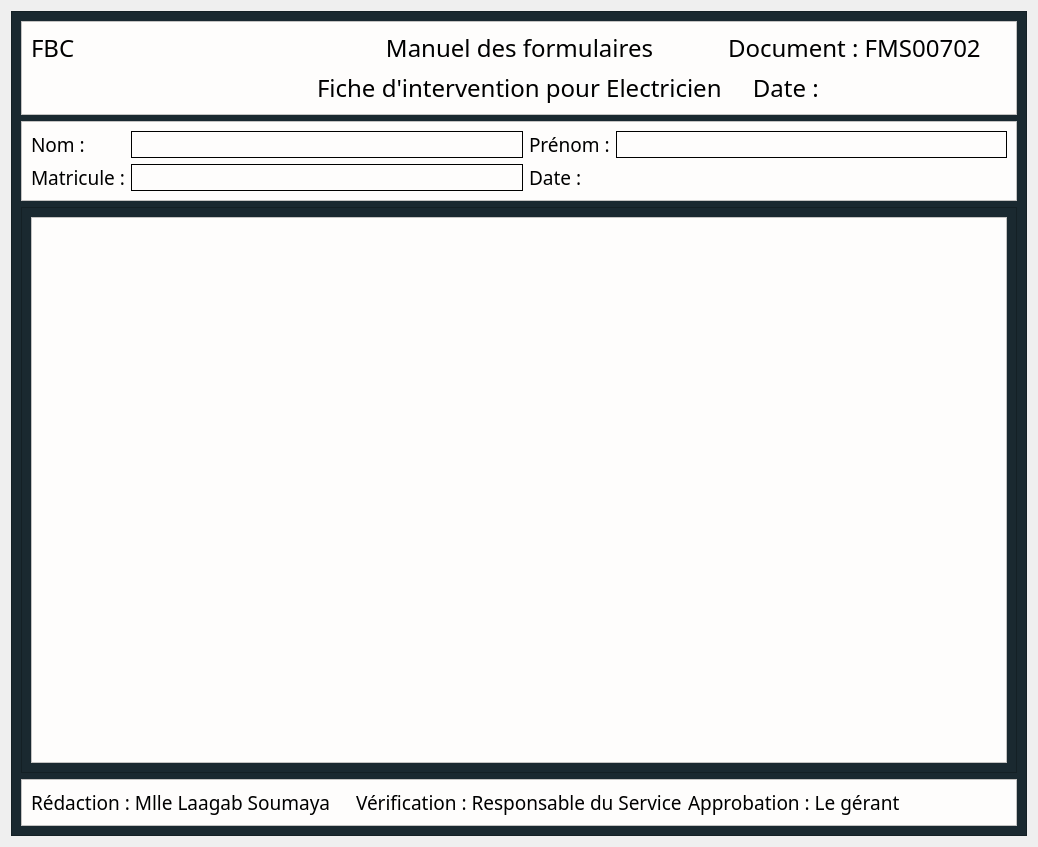
<?xml version="1.0" encoding="UTF-8"?>
<ui version="4.0">
 <class>Dialog</class>
 <widget class="QDialog" name="Dialog">
  <property name="geometry">
   <rect>
    <x>0</x>
    <y>0</y>
    <width>1038</width>
    <height>847</height>
   </rect>
  </property>
  <property name="windowTitle">
   <string>Dialog</string>
  </property>
  <layout class="QVBoxLayout" name="verticalLayout">
   <item>
    <widget class="QFrame" name="frame">
     <property name="styleSheet">
      <string notr="true">background-color: #1A2930;</string>
     </property>
     <property name="frameShape">
      <enum>QFrame::StyledPanel</enum>
     </property>
     <property name="frameShadow">
      <enum>QFrame::Raised</enum>
     </property>
     <layout class="QVBoxLayout" name="verticalLayout_2" stretch="0,0,1,0">
      <item>
       <widget class="QFrame" name="frame_5">
        <property name="styleSheet">
         <string notr="true">background-color : #FEFDFC;</string>
        </property>
        <property name="frameShape">
         <enum>QFrame::StyledPanel</enum>
        </property>
        <property name="frameShadow">
         <enum>QFrame::Raised</enum>
        </property>
        <layout class="QGridLayout" name="gridLayout">
         <item row="0" column="1">
          <widget class="QLabel" name="label_2">
           <property name="font">
            <font>
             <family>Modern No. 20</family>
             <pointsize>18</pointsize>
            </font>
           </property>
           <property name="text">
            <string>Manuel des formulaires</string>
           </property>
           <property name="alignment">
            <set>Qt::AlignCenter</set>
           </property>
          </widget>
         </item>
         <item row="0" column="0">
          <widget class="QLabel" name="label">
           <property name="font">
            <font>
             <family>Modern No. 20</family>
             <pointsize>18</pointsize>
            </font>
           </property>
           <property name="text">
            <string>FBC</string>
           </property>
          </widget>
         </item>
         <item row="0" column="2">
          <widget class="QLabel" name="label_3">
           <property name="font">
            <font>
             <family>Modern No. 20</family>
             <pointsize>18</pointsize>
            </font>
           </property>
           <property name="text">
            <string>Document : FMS00702</string>
           </property>
          </widget>
         </item>
         <item row="1" column="1">
          <widget class="QLabel" name="label_4">
           <property name="font">
            <font>
             <family>Modern No. 20</family>
             <pointsize>18</pointsize>
            </font>
           </property>
           <property name="text">
            <string>Fiche d'intervention pour Electricien</string>
           </property>
          </widget>
         </item>
         <item row="1" column="2">
          <widget class="QLabel" name="label_5">
           <property name="font">
            <font>
             <family>Modern No. 20</family>
             <pointsize>18</pointsize>
            </font>
           </property>
           <property name="text">
            <string>    Date :</string>
           </property>
          </widget>
         </item>
        </layout>
       </widget>
      </item>
      <item>
       <widget class="QFrame" name="frame_4">
        <property name="styleSheet">
         <string notr="true">background-color : #FEFDFC;</string>
        </property>
        <property name="frameShape">
         <enum>QFrame::StyledPanel</enum>
        </property>
        <property name="frameShadow">
         <enum>QFrame::Raised</enum>
        </property>
        <layout class="QGridLayout" name="gridLayout_2">
         <item row="0" column="2">
          <widget class="QLabel" name="label_8">
           <property name="font">
            <font>
             <family>Modern No. 20</family>
             <pointsize>14</pointsize>
            </font>
           </property>
           <property name="text">
            <string>Prénom :</string>
           </property>
          </widget>
         </item>
         <item row="1" column="1">
          <widget class="QLineEdit" name="lineEdit_2">
           <property name="font">
            <font>
             <pointsize>11</pointsize>
             <weight>75</weight>
             <bold>true</bold>
            </font>
           </property>
           <property name="styleSheet">
            <string notr="true">border: 1px solid back;height:25px;</string>
           </property>
          </widget>
         </item>
         <item row="0" column="0">
          <widget class="QLabel" name="label_6">
           <property name="font">
            <font>
             <family>Modern No. 20</family>
             <pointsize>14</pointsize>
            </font>
           </property>
           <property name="text">
            <string>Nom :</string>
           </property>
          </widget>
         </item>
         <item row="0" column="1">
          <widget class="QLineEdit" name="lineEdit">
           <property name="font">
            <font>
             <pointsize>11</pointsize>
             <weight>75</weight>
             <bold>true</bold>
            </font>
           </property>
           <property name="styleSheet">
            <string notr="true">border: 1px solid back;
height:25px;</string>
           </property>
          </widget>
         </item>
         <item row="1" column="0">
          <widget class="QLabel" name="label_7">
           <property name="font">
            <font>
             <family>Modern No. 20</family>
             <pointsize>14</pointsize>
            </font>
           </property>
           <property name="text">
            <string>Matricule :</string>
           </property>
          </widget>
         </item>
         <item row="0" column="3">
          <widget class="QLineEdit" name="lineEdit_3">
           <property name="font">
            <font>
             <pointsize>11</pointsize>
             <weight>75</weight>
             <bold>true</bold>
            </font>
           </property>
           <property name="styleSheet">
            <string notr="true">border: 1px solid back;height:25px;</string>
           </property>
          </widget>
         </item>
         <item row="1" column="2">
          <widget class="QLabel" name="label_9">
           <property name="font">
            <font>
             <family>Modern No. 20</family>
             <pointsize>14</pointsize>
            </font>
           </property>
           <property name="text">
            <string>Date : </string>
           </property>
          </widget>
         </item>
        </layout>
       </widget>
      </item>
      <item>
       <widget class="QFrame" name="frame_3">
        <property name="frameShape">
         <enum>QFrame::StyledPanel</enum>
        </property>
        <property name="frameShadow">
         <enum>QFrame::Raised</enum>
        </property>
        <layout class="QVBoxLayout" name="verticalLayout_3">
         <item>
          <widget class="QTableView" name="tableView">
           <property name="styleSheet">
            <string notr="true">background-color : #FEFDFC;</string>
           </property>
          </widget>
         </item>
        </layout>
       </widget>
      </item>
      <item>
       <widget class="QFrame" name="frame_2">
        <property name="styleSheet">
         <string notr="true">background-color : #FEFDFC;</string>
        </property>
        <property name="frameShape">
         <enum>QFrame::StyledPanel</enum>
        </property>
        <property name="frameShadow">
         <enum>QFrame::Raised</enum>
        </property>
        <layout class="QHBoxLayout" name="horizontalLayout">
         <item>
          <widget class="QLabel" name="label_10">
           <property name="font">
            <font>
             <family>Modern No. 20</family>
             <pointsize>14</pointsize>
            </font>
           </property>
           <property name="text">
            <string>Rédaction : Mlle Laagab Soumaya</string>
           </property>
          </widget>
         </item>
         <item>
          <widget class="QLabel" name="label_11">
           <property name="font">
            <font>
             <family>Modern No. 20</family>
             <pointsize>14</pointsize>
            </font>
           </property>
           <property name="text">
            <string>Vérification : Responsable du Service</string>
           </property>
          </widget>
         </item>
         <item>
          <widget class="QLabel" name="label_12">
           <property name="font">
            <font>
             <family>Modern No. 20</family>
             <pointsize>14</pointsize>
            </font>
           </property>
           <property name="text">
            <string>Approbation : Le gérant</string>
           </property>
          </widget>
         </item>
        </layout>
       </widget>
      </item>
     </layout>
    </widget>
   </item>
  </layout>
 </widget>
 <resources/>
 <connections/>
</ui>
